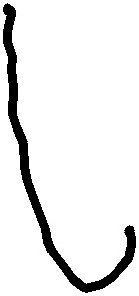
#> input picture temp_data/alphabets/3.jpg, 139 x 296 px, found by its file name
$ jupyter execute --allow-errors text_detect.ipynb
#> lines starting #> are read from the running program, lines starting #| are printed output that depends on the picture; after the words box and inside, x2 and y2 are one past the last pixel; in counts of white or black regions, pixels touching at a corner belong together
[cell 1]
import numpy as np
import keras
import os
import cv2
from keras.models import load_model
import matplotlib.pyplot as plt

[cell 2]
letters = { 1: 'a', 2: 'b', 3: 'c', 4: 'd', 5: 'e', 6: 'f', 7: 'g', 8: 'h', 9: 'i', 10: 'j',
11: 'k', 12: 'l', 13: 'm', 14: 'n', 15: 'o', 16: 'p', 17: 'q', 18: 'r', 19: 's', 20: 't',
21: 'u', 22: 'v', 23: 'w', 24: 'x', 25: 'y', 26: 'z', 27: '-'}

#> (a cell that did not finish here is left out)

[cell 4]
img = cv2.imread('alphabets/3.jpg')
#> img is the input picture: shape (296, 139, 3); min 0, max 255, mean 233.3
img = cv2.cvtColor(img,cv2.COLOR_BGR2GRAY)
#> img: shape (296, 139)
h,w = img.shape
#> h = 296; w = 139
if(h > w):
    image = np.zeros((h,h))
    image = image[:,int((h-w)/2):int(w+(h-w)/2)]+img
else:
    image = np.zeros((w,w))
    image = image[int((w-h)/2):int((w-h)/2+h),:] + img
image = np.array(image)
image = image.astype('float32')/255
plt.imshow(image)

[cell 5]
img = cv2.imread('alphabets/2.jpg')
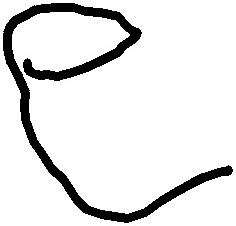
#> input picture temp_data/alphabets/2.jpg, 236 x 226 px, found by its file name
#> img is the input picture: shape (226, 236, 3); min 0, max 255, mean 227.7
img = cv2.cvtColor(img,cv2.COLOR_BGR2GRAY)
#> img: shape (226, 236)
h,w = img.shape
#> h = 226; w = 236
img = np.pad(img, pad_width=300, mode='constant', constant_values=255)
#> img: shape (826, 836)
if(h>w):
    img = img[300:300+h,300:300+h]
else:
    img = img[500:500+w,500:500+w]
#> img: shape (236, 236); every value is 255
plt.imshow(img,cmap = 'gray')
img = cv2.resize(img,(28,28))
#> img: shape (28, 28); every value is 255
img = cv2.bitwise_not(img)
#> img: shape (28, 28); every value is 0
img = img.astype('float32')/255
#> img: shape (28, 28) float32; every value is 0
plt.imshow(img,cmap = 'gray')
#> (the rest of this cell did not finish here and is left out)

[cell 6]
img = cv2.imread('alphabets/2.jpg')
img = cv2.cvtColor(img,cv2.COLOR_BGR2GRAY)
img = cv2.bitwise_not(img)
#> img: shape (226, 236)

h,w = img.shape
img = np.pad(img, pad_width=300, mode='constant', constant_values=0)
#> img: shape (826, 836)
if(h>w):
    img = img[250:350+h,250:350+h]
else:
    img = img[250:350+h,250:350+h]
#> img: shape (326, 326)
wide = cv2.Canny(img, 30, 100)
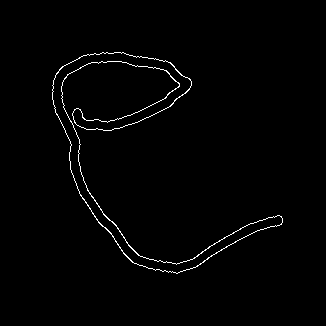
#> wide: shape (326, 326); 1.2% white in thin lines or dots, all inside (x1, y1, x2, y2) = (52, 52, 283, 274)
tight = cv2.Canny(img, 200, 240)
img = cv2.resize(img,(28,28))
#> img: shape (28, 28)
img = img.astype('float32')/255
plt.imshow(tight,cmap = 'gray')

#> (the rest of this cell did not finish here and is left out)

[cell 7]
kernel = np.ones((5, 5), np.uint8)

[cell 8]
img = cv2.imread('alphabets/4.jpg')
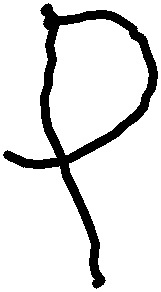
#> input picture temp_data/alphabets/4.jpg, 161 x 292 px, found by its file name
#> img is the input picture: shape (292, 161, 3); min 0, max 255, mean 224.3
img = cv2.cvtColor(img,cv2.COLOR_BGR2GRAY)
#> img: shape (292, 161)
img = cv2.bitwise_not(img)

retval, img = cv2.threshold(img, 50, 255, cv2.THRESH_BINARY)
#> img: shape (292, 161); 12.1% white; 1 white region, box (x1, y1, x2, y2) and area: (3, 3, 158, 289) 5666

h,w = img.shape
#> h = 292; w = 161
img = np.pad(img, pad_width=100, mode='constant', constant_values=0)
#> img: shape (492, 361); 3.2% white; 1 white region, box (x1, y1, x2, y2) and area: (103, 103, 258, 389) 5666
if(h>w):
    img = img[50:150+h,50:150+h]
#> img: shape (392, 311); 4.6% white; 1 white region, box (x1, y1, x2, y2) and area: (53, 53, 208, 339) 5666
else:
    img = img[50:150+w,50:150+w]

img = cv2.dilate(img, kernel, iterations=1)
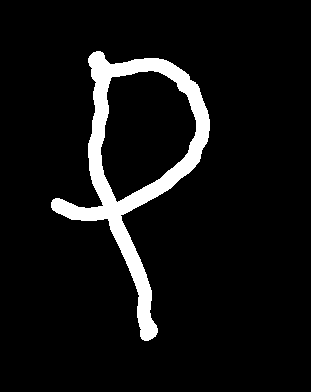
#> img: shape (392, 311); 7.2% white; 1 white region, box (x1, y1, x2, y2) and area: (51, 51, 210, 341) 8747
img = cv2.resize(img,(28,28))
#> img: shape (28, 28)
img = img.astype('float32')/255
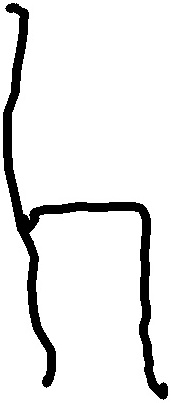
#> input picture temp_data/alphabets/1.jpg, 171 x 403 px, found by its file name
#> further down, img is the input picture: shape (403, 171, 3); min 0, max 255, mean 230.5
#> `img = cv2.bitwise_not(img)`:
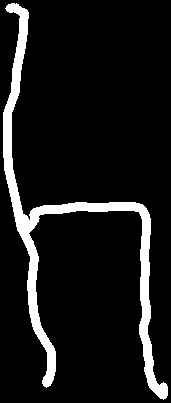
#> img: shape (403, 171); min 0, max 255, mean 24.5
#> `retval, img = cv2.threshold(img, 50, 255, cv2.THRESH_BINARY)`: img: shape (403, 171); 9.6% white; 1 white region, box (x1, y1, x2, y2) and area: (3, 3, 168, 400) 6614
#> `img = np.pad(img, pad_width=100, mode='constant', constant_values=0)`:
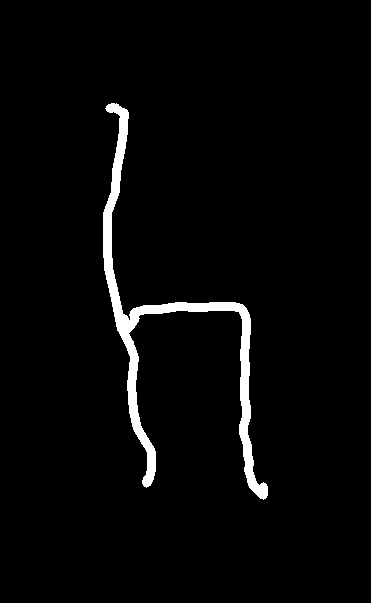
#> img: shape (603, 371); 3% white; 1 white region, box (x1, y1, x2, y2) and area: (103, 103, 268, 500) 6614
#> `img = img[50:150+h,50:150+h]`:
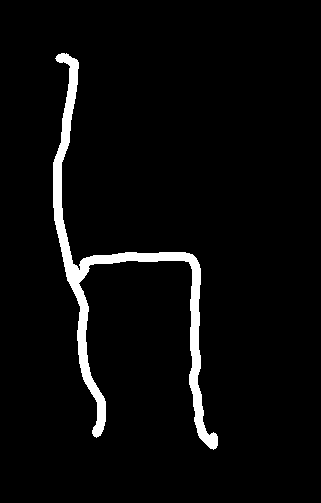
#> img: shape (503, 321); 4.1% white; 1 white region, box (x1, y1, x2, y2) and area: (53, 53, 218, 450) 6614
#> `img = cv2.dilate(img, kernel, iterations=1)`:
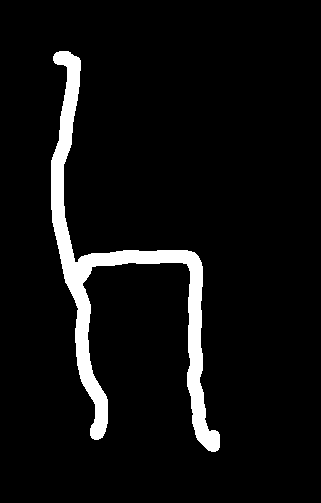
#> img: shape (503, 321); 6.2% white; 1 white region, box (x1, y1, x2, y2) and area: (51, 51, 220, 452) 9997
#> `img = cv2.resize(img,(28,28))`:
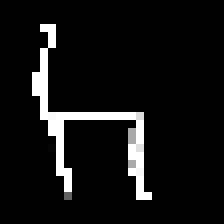
#> img: shape (28, 28) (shown 8 times larger); min 0, max 255, mean 18.2

plt.imshow(img,cmap = 'gray')

#> (the rest of this cell did not finish here and is left out)

[cell 9]
img = cv2.imread('alphabets/label_E.png')
#> (the rest of this cell did not finish here and is left out)

[cell 10]
word = ''
#> (the rest of this cell did not finish here and is left out)
